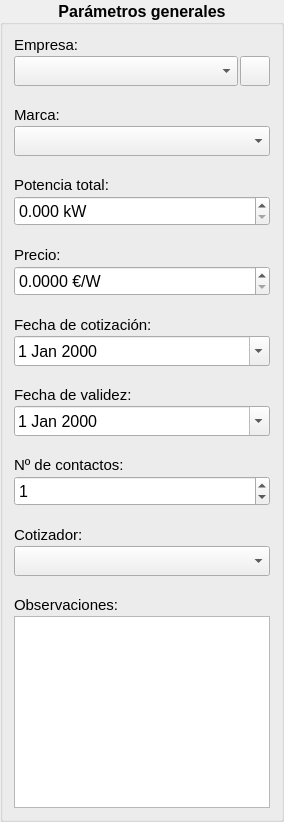
          <widget class="QGroupBox" name="groupGeneral">
           <property name="minimumSize">
            <size>
             <width>250</width>
             <height>0</height>
            </size>
           </property>
           <property name="font">
            <font>
             <pointsize>12</pointsize>
             <weight>75</weight>
             <bold>true</bold>
            </font>
           </property>
           <property name="title">
            <string>Parámetros generales</string>
           </property>
           <property name="alignment">
            <set>Qt::AlignCenter</set>
           </property>
           <layout class="QVBoxLayout" name="verticalLayout_3">
            <property name="spacing">
             <number>20</number>
            </property>
            <item>
             <layout class="QVBoxLayout" name="verticalLayout_12">
              <property name="spacing">
               <number>2</number>
              </property>
              <item>
               <widget class="QLabel" name="labelCompany">
                <property name="font">
                 <font>
                  <pointsize>11</pointsize>
                  <weight>50</weight>
                  <bold>false</bold>
                 </font>
                </property>
                <property name="text">
                 <string>Empresa:</string>
                </property>
                <property name="alignment">
                 <set>Qt::AlignLeading|Qt::AlignLeft|Qt::AlignVCenter</set>
                </property>
               </widget>
              </item>
              <item>
               <layout class="QHBoxLayout" name="horizontalLayout_6">
                <item>
                 <widget class="QComboBox" name="comboCompany">
                  <property name="minimumSize">
                   <size>
                    <width>0</width>
                    <height>30</height>
                   </size>
                  </property>
                  <property name="font">
                   <font>
                    <weight>50</weight>
                    <bold>false</bold>
                   </font>
                  </property>
                 </widget>
                </item>
                <item>
                 <widget class="QPushButton" name="buttonAddCompany">
                  <property name="minimumSize">
                   <size>
                    <width>30</width>
                    <height>30</height>
                   </size>
                  </property>
                  <property name="maximumSize">
                   <size>
                    <width>30</width>
                    <height>30</height>
                   </size>
                  </property>
                  <property name="font">
                   <font>
                    <pointsize>12</pointsize>
                    <weight>50</weight>
                    <bold>false</bold>
                   </font>
                  </property>
                  <property name="text">
                   <string/>
                  </property>
                 </widget>
                </item>
               </layout>
              </item>
             </layout>
            </item>
            <item>
             <layout class="QVBoxLayout" name="verticalLayout_28">
              <property name="spacing">
               <number>2</number>
              </property>
              <item>
               <widget class="QLabel" name="labelMark">
                <property name="font">
                 <font>
                  <pointsize>11</pointsize>
                  <weight>50</weight>
                  <bold>false</bold>
                 </font>
                </property>
                <property name="text">
                 <string>Marca:</string>
                </property>
                <property name="alignment">
                 <set>Qt::AlignLeading|Qt::AlignLeft|Qt::AlignVCenter</set>
                </property>
               </widget>
              </item>
              <item>
               <widget class="QComboBox" name="comboMark">
                <property name="minimumSize">
                 <size>
                  <width>0</width>
                  <height>30</height>
                 </size>
                </property>
                <property name="font">
                 <font>
                  <weight>50</weight>
                  <bold>false</bold>
                 </font>
                </property>
               </widget>
              </item>
             </layout>
            </item>
            <item>
             <layout class="QVBoxLayout" name="verticalLayout_13">
              <property name="spacing">
               <number>2</number>
              </property>
              <item>
               <widget class="QLabel" name="labelTotalPower">
                <property name="font">
                 <font>
                  <pointsize>11</pointsize>
                  <weight>50</weight>
                  <bold>false</bold>
                 </font>
                </property>
                <property name="text">
                 <string>Potencia total:</string>
                </property>
                <property name="alignment">
                 <set>Qt::AlignLeading|Qt::AlignLeft|Qt::AlignVCenter</set>
                </property>
               </widget>
              </item>
              <item>
               <widget class="QDoubleSpinBox" name="spinTotalPower">
                <property name="minimumSize">
                 <size>
                  <width>0</width>
                  <height>30</height>
                 </size>
                </property>
                <property name="font">
                 <font>
                  <pointsize>12</pointsize>
                  <weight>50</weight>
                  <bold>false</bold>
                 </font>
                </property>
                <property name="focusPolicy">
                 <enum>Qt::StrongFocus</enum>
                </property>
                <property name="suffix">
                 <string> kW</string>
                </property>
                <property name="decimals">
                 <number>3</number>
                </property>
                <property name="maximum">
                 <double>9999999999.000000000000000</double>
                </property>
               </widget>
              </item>
             </layout>
            </item>
            <item>
             <layout class="QVBoxLayout" name="verticalLayout_14">
              <property name="spacing">
               <number>2</number>
              </property>
              <item>
               <widget class="QLabel" name="labelPrice">
                <property name="font">
                 <font>
                  <pointsize>11</pointsize>
                  <weight>50</weight>
                  <bold>false</bold>
                 </font>
                </property>
                <property name="text">
                 <string>Precio:</string>
                </property>
                <property name="alignment">
                 <set>Qt::AlignLeading|Qt::AlignLeft|Qt::AlignVCenter</set>
                </property>
               </widget>
              </item>
              <item>
               <widget class="QDoubleSpinBox" name="spinPrice">
                <property name="minimumSize">
                 <size>
                  <width>0</width>
                  <height>30</height>
                 </size>
                </property>
                <property name="font">
                 <font>
                  <pointsize>12</pointsize>
                  <weight>50</weight>
                  <bold>false</bold>
                 </font>
                </property>
                <property name="focusPolicy">
                 <enum>Qt::StrongFocus</enum>
                </property>
                <property name="suffix">
                 <string> €/W</string>
                </property>
                <property name="decimals">
                 <number>4</number>
                </property>
                <property name="maximum">
                 <double>9999999999.000000000000000</double>
                </property>
               </widget>
              </item>
             </layout>
            </item>
            <item>
             <layout class="QVBoxLayout" name="verticalLayout_15">
              <property name="spacing">
               <number>2</number>
              </property>
              <item>
               <widget class="QLabel" name="labelDateQuotation">
                <property name="font">
                 <font>
                  <pointsize>11</pointsize>
                  <weight>50</weight>
                  <bold>false</bold>
                 </font>
                </property>
                <property name="text">
                 <string>Fecha de cotización:</string>
                </property>
                <property name="alignment">
                 <set>Qt::AlignLeading|Qt::AlignLeft|Qt::AlignVCenter</set>
                </property>
               </widget>
              </item>
              <item>
               <widget class="QDateEdit" name="dateQuotation">
                <property name="minimumSize">
                 <size>
                  <width>0</width>
                  <height>30</height>
                 </size>
                </property>
                <property name="font">
                 <font>
                  <pointsize>12</pointsize>
                  <weight>50</weight>
                  <bold>false</bold>
                 </font>
                </property>
                <property name="calendarPopup">
                 <bool>true</bool>
                </property>
               </widget>
              </item>
             </layout>
            </item>
            <item>
             <layout class="QVBoxLayout" name="verticalLayout_16">
              <property name="spacing">
               <number>2</number>
              </property>
              <item>
               <widget class="QLabel" name="labelDateValidity">
                <property name="font">
                 <font>
                  <pointsize>11</pointsize>
                  <weight>50</weight>
                  <bold>false</bold>
                 </font>
                </property>
                <property name="text">
                 <string>Fecha de validez:</string>
                </property>
                <property name="alignment">
                 <set>Qt::AlignLeading|Qt::AlignLeft|Qt::AlignVCenter</set>
                </property>
               </widget>
              </item>
              <item>
               <widget class="QDateEdit" name="dateValidity">
                <property name="minimumSize">
                 <size>
                  <width>0</width>
                  <height>30</height>
                 </size>
                </property>
                <property name="font">
                 <font>
                  <pointsize>12</pointsize>
                  <weight>50</weight>
                  <bold>false</bold>
                 </font>
                </property>
                <property name="calendarPopup">
                 <bool>true</bool>
                </property>
               </widget>
              </item>
             </layout>
            </item>
            <item>
             <layout class="QVBoxLayout" name="verticalLayout_27">
              <property name="spacing">
               <number>2</number>
              </property>
              <item>
               <widget class="QLabel" name="labelNContacts">
                <property name="font">
                 <font>
                  <pointsize>11</pointsize>
                  <weight>50</weight>
                  <bold>false</bold>
                 </font>
                </property>
                <property name="text">
                 <string>Nº de contactos:</string>
                </property>
                <property name="alignment">
                 <set>Qt::AlignLeading|Qt::AlignLeft|Qt::AlignVCenter</set>
                </property>
               </widget>
              </item>
              <item>
               <widget class="QSpinBox" name="spinNContacts">
                <property name="minimumSize">
                 <size>
                  <width>0</width>
                  <height>30</height>
                 </size>
                </property>
                <property name="font">
                 <font>
                  <pointsize>12</pointsize>
                  <weight>50</weight>
                  <bold>false</bold>
                 </font>
                </property>
                <property name="focusPolicy">
                 <enum>Qt::StrongFocus</enum>
                </property>
                <property name="maximum">
                 <number>9999</number>
                </property>
                <property name="value">
                 <number>1</number>
                </property>
               </widget>
              </item>
             </layout>
            </item>
            <item>
             <layout class="QVBoxLayout" name="verticalLayout_17">
              <property name="spacing">
               <number>2</number>
              </property>
              <item>
               <widget class="QLabel" name="labelUser">
                <property name="font">
                 <font>
                  <pointsize>11</pointsize>
                  <weight>50</weight>
                  <bold>false</bold>
                 </font>
                </property>
                <property name="text">
                 <string>Cotizador:</string>
                </property>
                <property name="alignment">
                 <set>Qt::AlignLeading|Qt::AlignLeft|Qt::AlignVCenter</set>
                </property>
               </widget>
              </item>
              <item>
               <widget class="QComboBox" name="comboUser">
                <property name="minimumSize">
                 <size>
                  <width>0</width>
                  <height>30</height>
                 </size>
                </property>
                <property name="font">
                 <font>
                  <weight>50</weight>
                  <bold>false</bold>
                 </font>
                </property>
               </widget>
              </item>
             </layout>
            </item>
            <item>
             <layout class="QVBoxLayout" name="verticalLayout_18">
              <property name="spacing">
               <number>2</number>
              </property>
              <item>
               <widget class="QLabel" name="labelObservations">
                <property name="font">
                 <font>
                  <pointsize>11</pointsize>
                  <weight>50</weight>
                  <bold>false</bold>
                 </font>
                </property>
                <property name="text">
                 <string>Observaciones:</string>
                </property>
               </widget>
              </item>
              <item>
               <widget class="QTextEdit" name="textObservations">
                <property name="font">
                 <font>
                  <pointsize>12</pointsize>
                  <weight>50</weight>
                  <bold>false</bold>
                 </font>
                </property>
               </widget>
              </item>
             </layout>
            </item>
           </layout>
          </widget>
